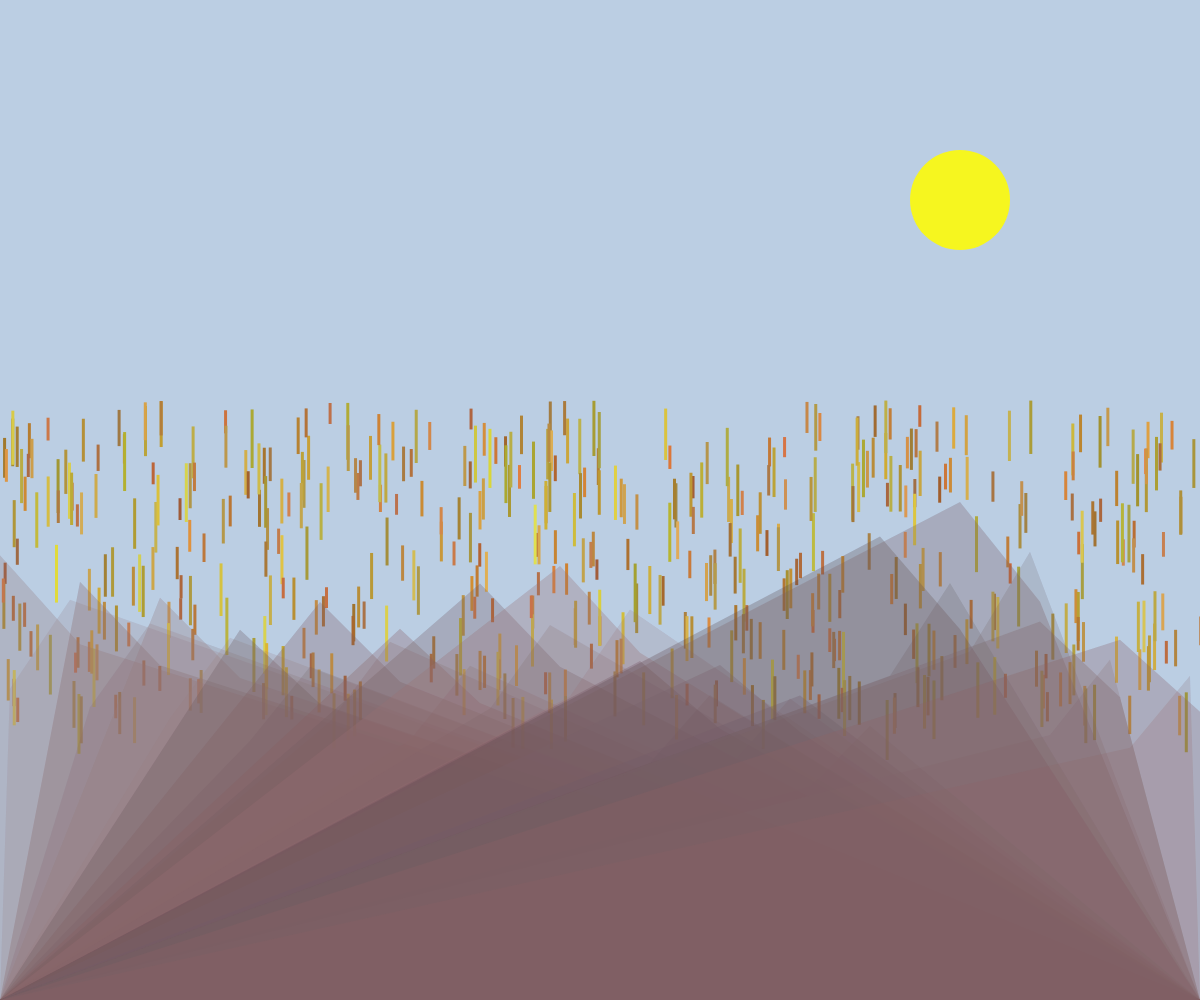
Frame 1 (no input)
Frame 2 (the mouse pressed at the canvas centre, redrawn once): identical to frame 1, image omitted

The p5.js sketch that drew this single still picture (run headless with seeded random() and noise() and a simulated clock; the mouse was pressed at the canvas centre and the sketch redrawn once):

// p5.js sketch
// ── sketch.js
let grass = [];
let mountains = [];

function setup() {
  createCanvas(windowWidth, windowHeight);
  colorMode(HSB, 360, 100, 100, 1);

  // Create foreground grass patches
  for (let i = 0; i < 500; i++) {
    grass.push({
      x: random(width),
      y: random(height * 0.4, height * 0.7),
      h: random(20, 60),
      s: random(70, 90),
      b: random(60, 90)
    });
  }

  // Create distant mountains
  for (let i = 0; i < 15; i++) {
    mountains.push({
      x: i * (width / 15),
      h: random(height * 0.3, height * 0.5),
      s: random(20, 40),
      b: random(30, 60)
    });
  }
}

function draw() {
  // Background sky
  background(210, 20, 90);

  // Draw sun
  fill(60, 100, 100);
  noStroke();
  ellipse(width * 0.8, height * 0.2, 100, 100);

  // Draw foreground grass patches
  for (let g of grass) {
    fill(g.h, g.s, g.b);
    noStroke();
    rect(g.x, g.y, 3, g.h);
  }

  // Draw distant mountains with atmospheric haze
  noStroke();
  for (let m of mountains) {
    // Haze effect - multiple semi-transparent layers
    fill(m.h, m.s, m.b, 0.3);
    beginShape();
    vertex(0, height);
    vertex(m.x, height - m.h);
    vertex(m.x + width/15, height - m.h * 0.8);
    vertex(width, height);
    endShape(CLOSE);
    
    // Add some variation
    fill(m.h, m.s, m.b, 0.2);
    beginShape();
    vertex(0, height);
    vertex(m.x + 10, height - m.h * 0.7);
    vertex(m.x + width/15 - 10, height - m.h * 0.9);
    vertex(width, height);
    endShape(CLOSE);
  }

  // Add subtle atmospheric haze to entire background
  for (let i = 0; i < 3; i++) {
    fill(210, 10, 80, 0.05);
    noStroke();
    rect(0, 0, width, height);
  }

  noLoop(); // Static composition
}

function windowResized() {
  resizeCanvas(windowWidth, windowHeight);
}
